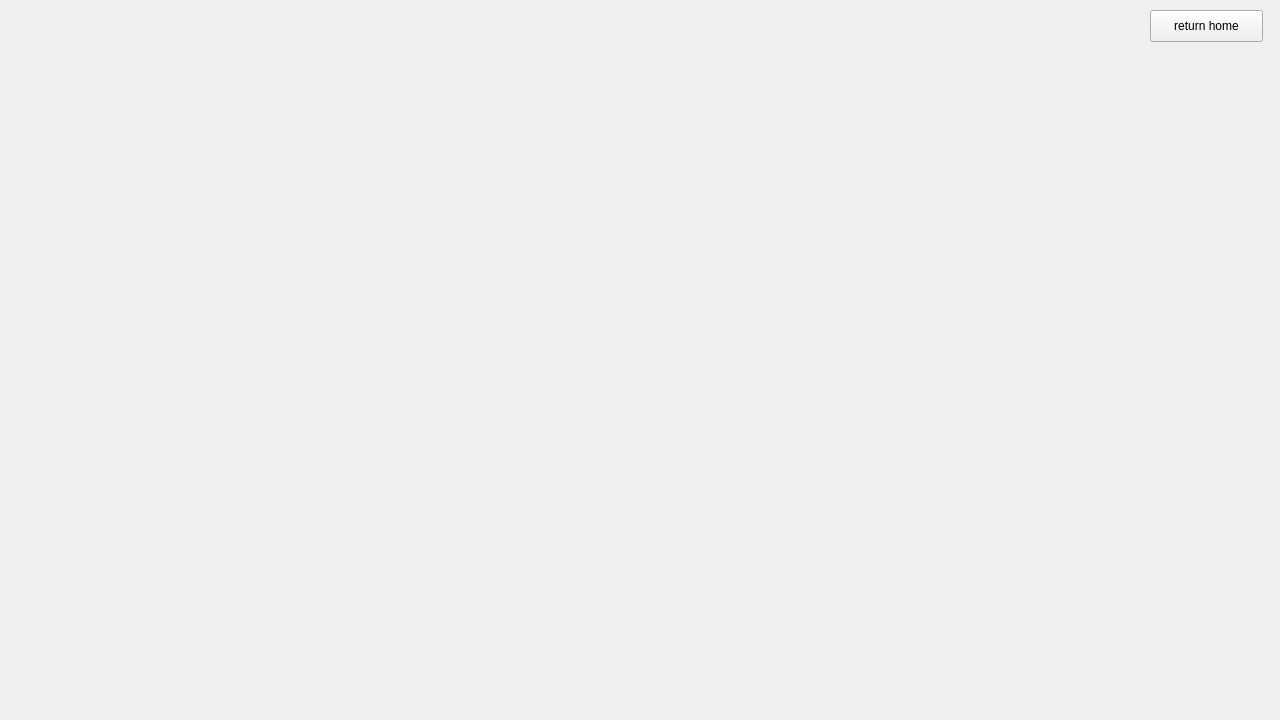
<?xml version="1.0" encoding="UTF-8"?>
<ui version="4.0">
 <class>SVS_Panoramic360</class>
 <widget class="QWidget" name="SVS_Panoramic360">
  <property name="windowModality">
   <enum>Qt::ApplicationModal</enum>
  </property>
  <property name="geometry">
   <rect>
    <x>0</x>
    <y>0</y>
    <width>1280</width>
    <height>720</height>
   </rect>
  </property>
  <property name="windowTitle">
   <string>Form</string>
  </property>
  <widget class="QPushButton" name="btn_return_home">
   <property name="geometry">
    <rect>
     <x>1150</x>
     <y>10</y>
     <width>113</width>
     <height>32</height>
    </rect>
   </property>
   <property name="text">
    <string>return home</string>
   </property>
  </widget>
 </widget>
 <resources/>
 <connections/>
</ui>
